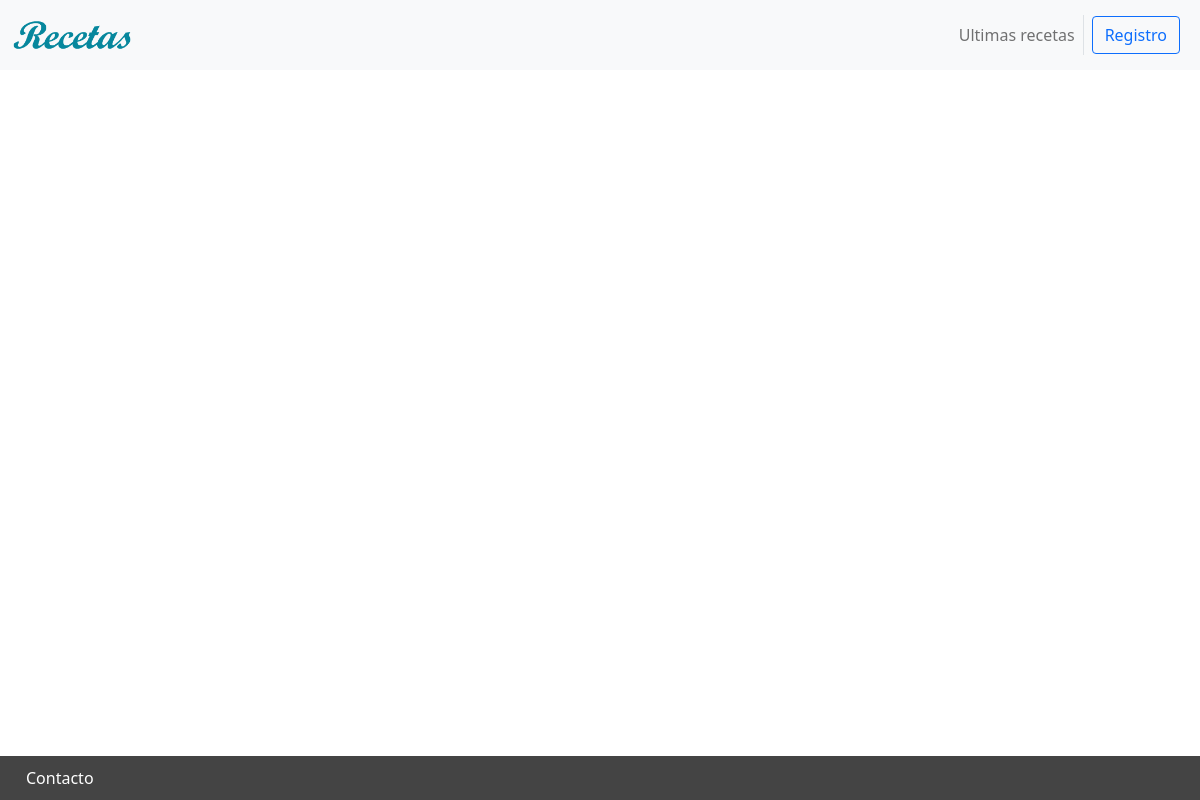
The app's page /, older data.
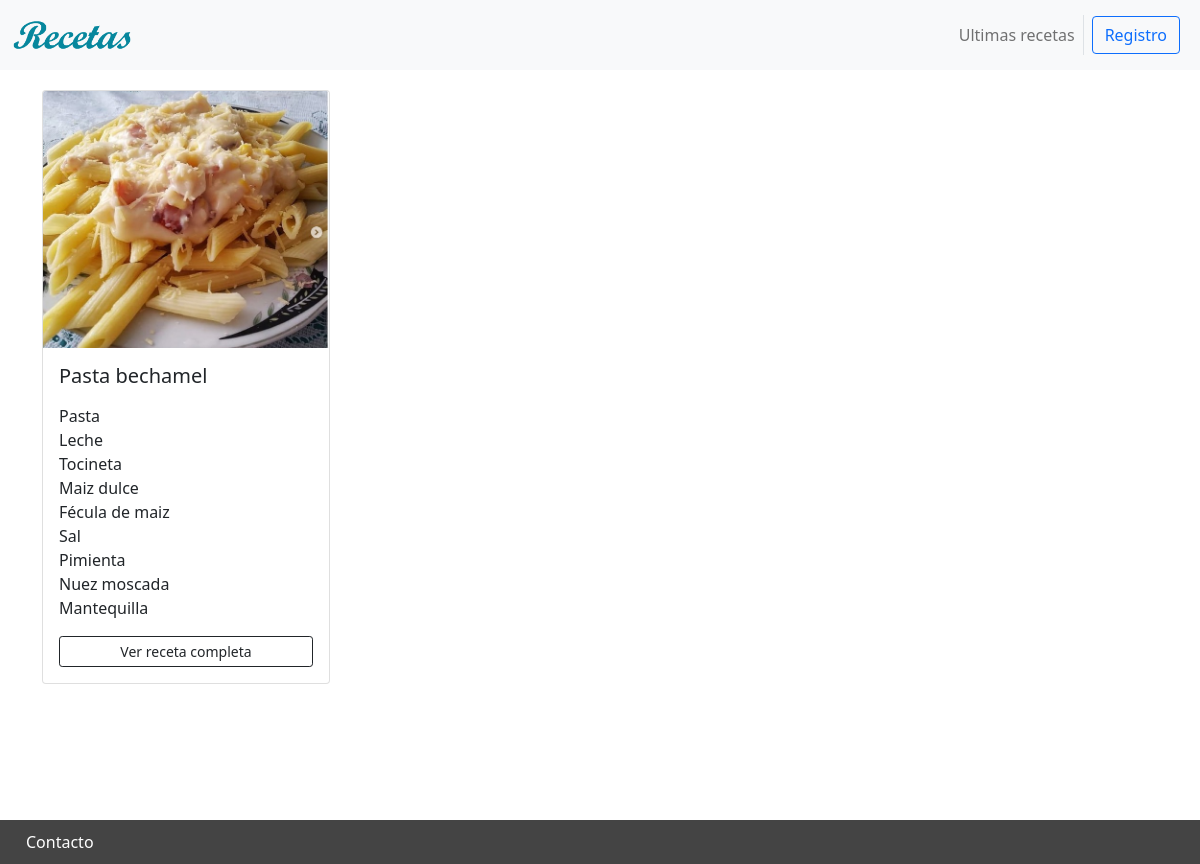
The same page, newer data.
### recetas_app/models/recetas.py (models this page shows)
class Receta(models.Model):
    nombre = models.CharField(max_length=200)
    usuario = models.ForeignKey(User, null=True, blank=True, on_delete=models.SET_NULL)
    imagen = models.ImageField(null=True)
    slug = models.SlugField(null=True)
    created_at = models.DateTimeField(auto_now_add = True)
    update_at = models.DateTimeField(auto_now = True)

class Ingrediente(models.Model):
    UNIDADES = {
        ('unidades', 'Unidades'),
        ('litros','Litros'),
        ('mililitros','Mililitros'),
        ('cucharadas','Cucharadas'),
        ('gramos','Gramos'),
        ('kilos','Kilos')
    }
    nombre = models.CharField(max_length=200)
    cantidad = models.FloatField(default=1)
    unidad = models.CharField(max_length=20,choices=UNIDADES,default="unidades")
    receta = models.ForeignKey(Receta, related_name="ingredientes",on_delete=models.CASCADE)
    created_at = models.DateTimeField(auto_now_add=True)
    update_at = models.DateTimeField(auto_now=True)

### recetas_app/views/home_views.py (the view)
# urls.py: 2. Add a URL to urlpatterns:  path('', views.home, name='home')
def home(request):
    recetas = Receta.objects.all()
    context={
        'recetas': recetas
    }
    return render(request,'home.html',context)

### recetas_app/templates/home.html (shortened to what this page needs)
{% extends 'base.html' %}
{% block content %}
{% for receta in recetas %}
<div class="card" style="width: 18rem;">
  <img src="{{ receta.imagen.url }}" class="card-img-top" alt="...">
  <div class="card-body">
    <h5 class="card-title">{{ receta.nombre }}</h5>
    <p class="card-text">
    <ul class="lista-ingredientes">
    {% for ingrediente in receta.ingredientes.all %}
    <li>
    {{ ingrediente.nombre|truncatechars:35 }}
    </li>
    {% endfor %}
    </ul>
    </p>
    <a href="{% url 'receta' slug=receta.slug %}" class="btn btn-outline-dark btn-sm vermas">Ver receta completa</a>
  </div>
</div>
{% endfor %}
{% endblock %}

### recetas_app/templates/base.html (shortened to what this page needs)
{% load static %}
<!DOCTYPE html>
<html lang="en">
<head>
    <link href="{% static 'bootstrap/css/bootstrap.min.css' %}" rel="stylesheet">
    <link href="{% static 'recetas/css/main.css' %}" rel="stylesheet">
</head>
<body>
    <header>
      <nav class="navbar navbar-expand-lg navbar-light bg-light">
        <div class="container-fluid">
          <a class="navbar-brand" href={% url 'home' %}><img class="logo" src="{% static 'recetas/img/logo.png' %}"></a>
          <div class="collapse navbar-collapse" id="navbarNav">
            <ul class="navbar-nav ms-auto ">
              <li class="nav-item border-end">
                <a class="nav-link" aria-current="page" href="#">Ultimas recetas</a>
              </li>
              {% if request.user.is_authenticated %}
              <li class="nav-item p-2 border-end">
               Hola, <span class="blue">{{ request.user.username }} </span>
              </li>
              <li class="nav-item">
                <a class="nav-link" aria-current="page" href={% url 'logout'%}>Logout</a>
              </li>
              {% else %}
                <li class="nav-item">
                <a class="nav-link" aria-current="page" href="{% url 'registro' %}"><button type="button" class="btn btn-outline-primary">Registro</button></a>
              </li>
              {% endif %}
            </ul>
          </div>
        </div>
      </nav>
  </header>
  <div class ="container main-container">
    {% block content%}{% endblock%}
  </div>
  <footer>
    <a class = "m-3" href="{% url 'contacto' %}">Contacto</a>
  </footer>
</body>
</html>

### recetas_app/static/recetas/css/main.css (style rules this page uses)
html { position: relative; min-height: 100%; padding-bottom: 100px; }
footer { padding: 10px; position: absolute; bottom: 0; width: 100%; background-color: #444444; color: #ffffff; }
footer a, footer a:hover { color: #ffffff; text-decoration: none; }
header .navbar-nav { align-items: center; }
.main-container { padding-top: 20px; padding-bottom: 80px; }
.logo { Max-width: 120px; }
.vermas { width: 100%; }
.lista-ingredientes { list-style: none; padding-left: 0; }

Row changes from the older to the newer data that the page shows:
added Receta: imagen (picture), nombre "Pasta bechamel"
added Ingrediente: nombre "Pasta"
added Ingrediente: nombre "Leche"
added Ingrediente: nombre "Tocineta"
added Ingrediente: nombre "Maiz dulce"
added Ingrediente: nombre "Fécula de maiz"
added Ingrediente: nombre "Sal"
added Ingrediente: nombre "Pimienta"
added Ingrediente: nombre "Nuez moscada"
added Ingrediente: nombre "Mantequilla"
